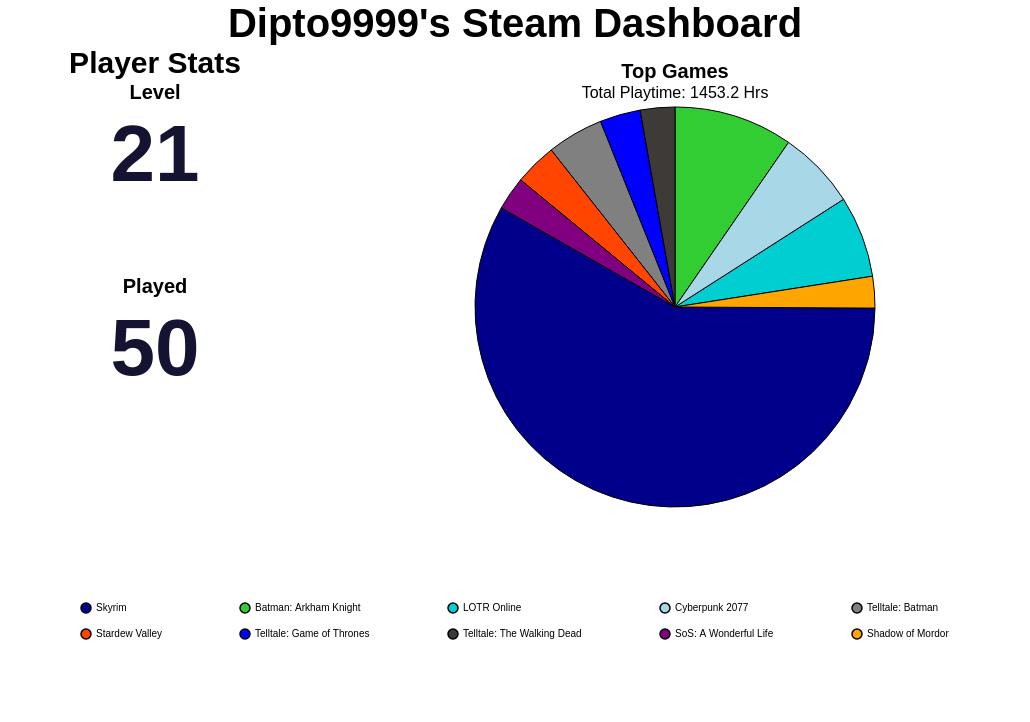

The Vega-Lite source for this figure:
### Vega-Lite specification from a JSON file in a GitHub repository (floating-point values rounded to 4 significant figures)
{"config": {"view": {"continuousWidth": 300, "continuousHeight": 300, "strokeOpacity": 0, "strokeWidth": 1.5}, "axis": {"labelFontSize": 12, "titleFontSize": 16}, "legend": {"labelFontSize": 12, "titleFontSize": 16}}, "hconcat": [{"vconcat": [{"data": {"name": "data-2499b64f9be58983f459d2071ccce1f4"}, "mark": {"type": "text", "align": "center", "baseline": "middle", "color": "#141331", "fontSize": 80, "fontWeight": "bold"}, "encoding": {"text": {"field": "Value", "type": "quantitative"}, "x": {"axis": null, "field": "Metric", "type": "nominal"}, "y": {"value": 50}}, "height": 150, "title": {"text": "Level", "anchor": "middle", "fontSize": 20}, "width": 300}, {"data": {"name": "data-3d361614c23f12396fa0eab35a1d9e7a"}, "mark": {"type": "text", "align": "center", "baseline": "middle", "color": "#141331", "fontSize": 80, "fontWeight": "bold"}, "encoding": {"text": {"field": "Value", "type": "quantitative"}, "x": {"axis": null, "field": "Metric", "type": "nominal"}, "y": {"value": 50}}, "height": 150, "title": {"text": "Played", "anchor": "middle", "fontSize": 20}, "width": 300}], "title": {"text": "Player Stats", "anchor": "middle", "fontSize": 30}}, {"data": {"name": "data-e2b9e17f1de48cf0bd295c6382ac088e"}, "mark": {"type": "arc", "stroke": "black", "strokeWidth": 1}, "encoding": {"color": {"field": "name", "legend": {"columnPadding": 75, "columns": 5, "direction": "horizontal", "labelFontSize": 10, "orient": "bottom", "padding": 75, "rowPadding": 10, "title": "", "titleAlign": "center", "titleFontSize": 16}, "scale": {"range": ["#00008B", "#32CD32", "#00CED1", "#A8D7E7", "#808080", "#FF4500", "#0000FF", "#3D3A38", "#800080", "#FFA500", "#006400", "#8B0000", "#FFD700", "#4682B4", "#2E8B57"]}, "sort": null, "type": "nominal"}, "theta": {"field": "playtime_percentage", "type": "quantitative"}, "tooltip": [{"field": "name", "title": "Game", "type": "nominal"}, {"field": "playtime_forever", "format": ".1f", "title": "Time (Hrs)", "type": "quantitative"}, {"field": "playtime_percentage", "format": ".2f", "title": "Playtime (%)", "type": "quantitative"}]}, "height": 400, "title": {"text": "Top Games", "anchor": "middle", "fontSize": 20, "subtitle": "Total Playtime: 1453.2 Hrs", "subtitleFontSize": 16}, "width": 700}], "padding": {"left": 250, "right": 250, "top": 0, "bottom": 0}, "title": {"text": "Dipto9999's Steam Dashboard", "anchor": "middle", "fontSize": 40}, "$schema": "https://vega.github.io/schema/vega-lite/v6.4.1.json", "datasets": {"data-2499b64f9be58983f459d2071ccce1f4": [{"Metric": "Level", "Value": 21}], "data-3d361614c23f12396fa0eab35a1d9e7a": [{"Metric": "Played", "Value": 50}], "data-e2b9e17f1de48cf0bd295c6382ac088e": [{"name": "Skyrim", "playtime_forever": 845.3, "appid": 72850, "playtime_percentage": 58.17}, {"name": "Batman: Arkham Knight", "playtime_forever": 139.7, "appid": 208650, "playtime_percentage": 9.61}, {"name": "LOTR Online", "playtime_forever": 95.7, "appid": 212500, "playtime_percentage": 6.59}, {"name": "Cyberpunk 2077", "playtime_forever": 92.15, "appid": 1091500, "playtime_percentage": 6.34}, {"name": "Telltale: Batman", "playtime_forever": 66.22, "appid": 498240, "playtime_percentage": 4.56}, {"name": "Stardew Valley", "playtime_forever": 49.5, "appid": 413150, "playtime_percentage": 3.41}, {"name": "Telltale: Game of Thrones", "playtime_forever": 47.68, "appid": 330840, "playtime_percentage": 3.28}, {"name": "Telltale: The Walking Dead", "playtime_forever": 40.52, "appid": 207610, "playtime_percentage": 2.79}, {"name": "SoS: A Wonderful Life", "playtime_forever": 39.42, "appid": 2111170, "playtime_percentage": 2.71}, {"name": "Shadow of Mordor", "playtime_forever": 37.05, "appid": 241930, "playtime_percentage": 2.55}]}}
